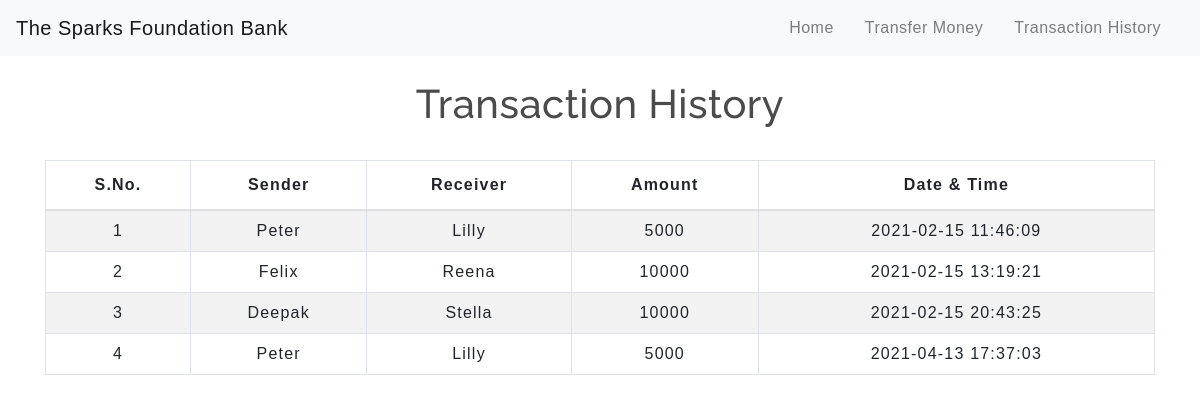
The page /transactionhistory.php on the database its author committed.
### tables this page shows
CREATE TABLE `transaction` (
  `sno` int(3) NOT NULL,
  `sender` text NOT NULL,
  `receiver` text NOT NULL,
  `balance` int(8) NOT NULL,
  `datetime` datetime NOT NULL DEFAULT current_timestamp()
);

### transactionhistory.php (the view, shortened to what this page needs)
<!DOCTYPE html>
<html lang="en">
<head>
    <link rel="stylesheet" href="https://stackpath.bootstrapcdn.com/bootstrap/4.5.2/css/bootstrap.min.css">
    <link rel="stylesheet" type="text/css" href="css/table.css">
    <link rel="stylesheet" type="text/css" href="css/navbar.css">
</head>
<body>
<?php
  include 'navbar.php';
?>
	<div class="container">
        <h2 class="text-center pt-4">Transaction History</h2>
       <br>
       <div class="table-responsive-sm">
    <table class="table table-hover table-striped table-condensed table-bordered">
        <thead>
            <tr>
                <th class="text-center">S.No.</th>
                <th class="text-center">Sender</th>
                <th class="text-center">Receiver</th>
                <th class="text-center">Amount</th>
                <th class="text-center">Date & Time</th>
            </tr>
        </thead>
        <tbody>
        <?php
            include 'config.php';
            $sql ="select * from transaction";
            $query =mysqli_query($conn, $sql);
            while($rows = mysqli_fetch_assoc($query))
            {
        ?>
            <tr>
            <td class="py-2"><?php echo $rows['sno']; ?></td>
            <td class="py-2"><?php echo $rows['sender']; ?></td>
            <td class="py-2"><?php echo $rows['receiver']; ?></td>
            <td class="py-2"><?php echo $rows['balance']; ?> </td>
            <td class="py-2"><?php echo $rows['datetime']; ?> </td>
        <?php
            }
        ?>
        </tbody>
    </table>
    </div>
</div>
</body>
</html>

### table.css (style rules this page uses)
* { padding: 0; margin: 0; box-sizing: border-box; font-family: sans-serif; }
h2 { font-size: 40px; }
table { letter-spacing: 1.2px; }
td { text-align: center; }

### navbar.css (style rules this page uses)
h2 { color: #4C4B4B; letter-spacing: 0.5px; font-family: raleway; }

### rows shown on the page
transaction: sno "1", sender "Peter", receiver "Lilly", balance "5000", datetime "2021-02-15 11:46:09"
transaction: sno "2", sender "Felix", receiver "Reena", balance "10000", datetime "2021-02-15 13:19:21"
transaction: sno "3", sender "Deepak", receiver "Stella", balance "10000", datetime "2021-02-15 20:43:25"
transaction: sno "4", sender "Peter", receiver "Lilly", balance "5000", datetime "2021-04-13 17:37:03"
